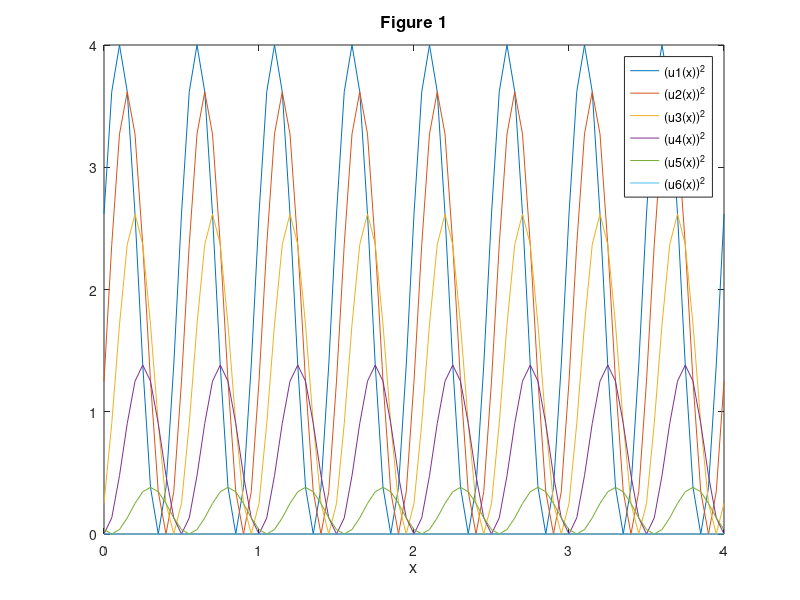

Source code (MATLAB):
% I2COSSUPS

% Superposition of two cosine waves, one having an optical path differnce ? with respect to the
% other. The sum is squared to result in the intensity.

% We are looking at a time instance and graphs are shown for six different path differences.

function I2COSSUPS;

X = (0:0.05:4);
Lamda = 1;
A = 1;
t1 = 0.1;
T = 1;
delta1 = 0;
delta2 = 0.1;
delta3 = 0.2;
delta4 = 0.3;
delta5 = 0.4;
delta6 = 0.5;

u1 =A*cos(2*pi*((X/Lamda)-(t1/T))) + A*cos(2*pi*(((X-delta1)/Lamda)-(t1/T)));
u2 =A*cos(2*pi*((X/Lamda)-(t1/T))) + A*cos(2*pi*(((X-delta2)/Lamda)-(t1/T)));
u3 =A*cos(2*pi*((X/Lamda)-(t1/T))) + A*cos(2*pi*(((X-delta3)/Lamda)-(t1/T)));
u4 =A*cos(2*pi*((X/Lamda)-(t1/T))) + A*cos(2*pi*(((X-delta4)/Lamda)-(t1/T)));
u5 =A*cos(2*pi*((X/Lamda)-(t1/T))) + A*cos(2*pi*(((X-delta5)/Lamda)-(t1/T)));
u6 =A*cos(2*pi*((X/Lamda)-(t1/T))) + A*cos(2*pi*(((X-delta6)/Lamda)-(t1/T)));

figure(1);
plot(X,u1.^2,X,u2.^2,X,u3.^2,X,u4.^2,X,u5.^2,X,u6.^2);
axis([0 4 0 4]);                  % PLOTS LIMITS                    
xlabel('x','Fontsize',12);
title('Figure 1','FontSize',12);
legend('(u1(x))^2','(u2(x))^2','(u3(x))^2','(u4(x))^2','(u5(x))^2','(u6(x))^2');
